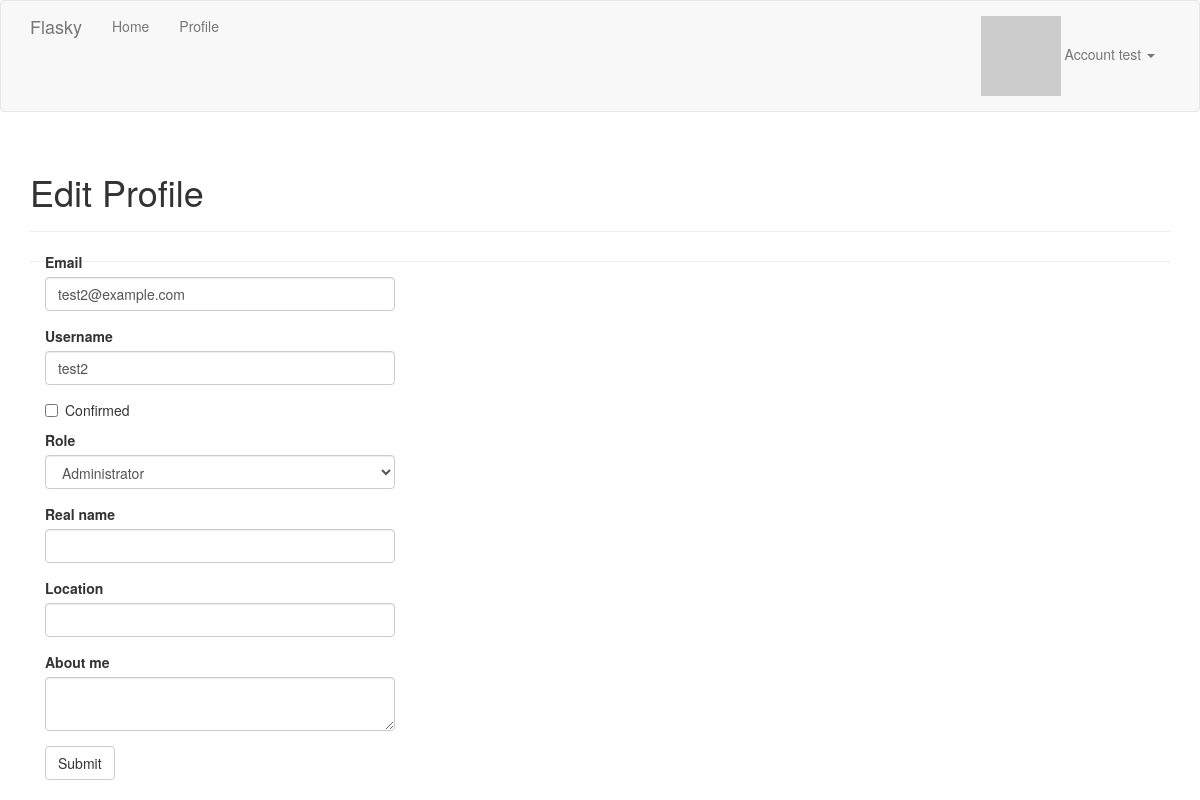
Before: /edit-profile/3 (signed in) with the older database file.
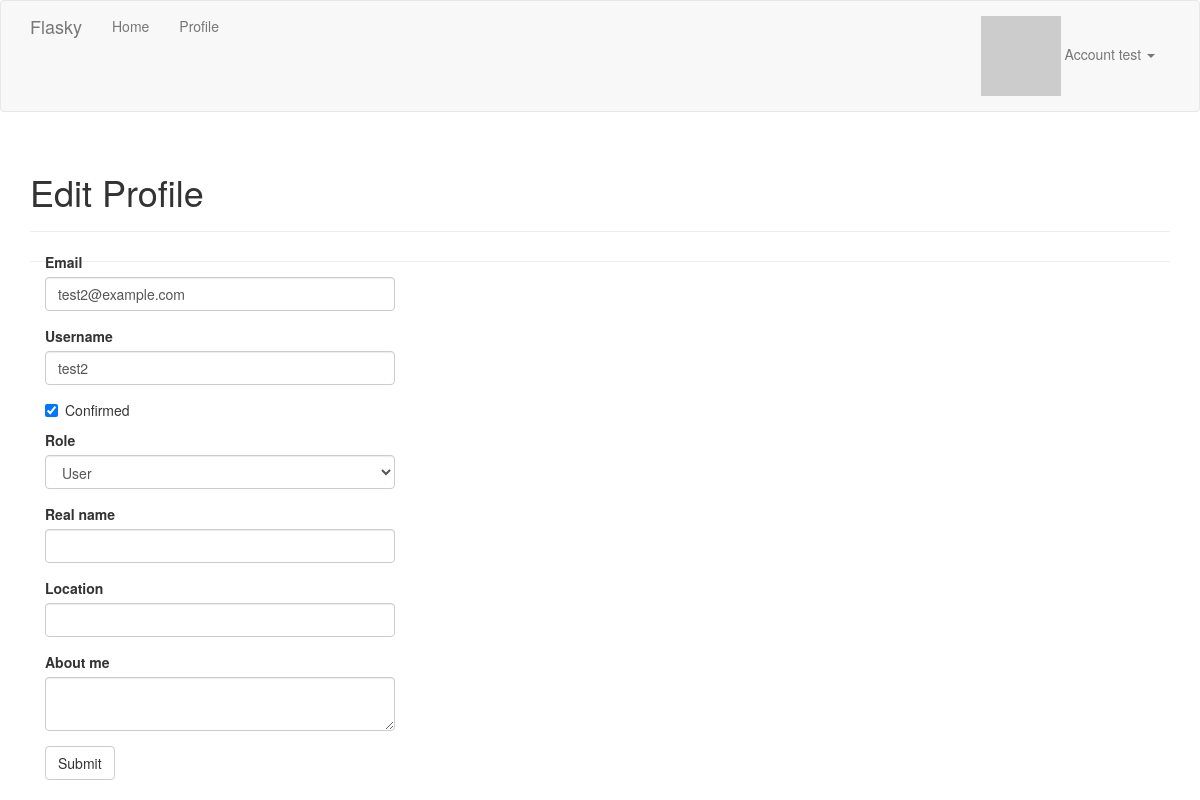
After: the same page with the newer database file.
### app/models.py (models this page shows, shortened)
class User(UserMixin, db.Model):
    id = db.Column(db.Integer, primary_key=True)
    username = db.Column(db.String(64), unique=True, index=True)
    email = db.Column(db.String(64), unique=True, index=True)
    role_id = db.Column(db.Integer, db.ForeignKey('role.id'))
    password_hash = db.Column(db.String(128))
    confirmed = db.Column(db.Boolean, default=False)
    name = db.Column(db.String(64))
    location = db.Column(db.String(64))
    about_me = db.Column(db.Text)
    member_since = db.Column(db.DateTime, default=datetime.utcnow)
    last_seen = db.Column(db.DateTime, default=datetime.utcnow)
    avatar_hash = db.Column(db.String(32))
    posts = db.relationship('Post', backref='author', lazy='dynamic')
    followed = db.relationship('Follow', foreign_keys=[Follow.follower_id],
                               backref=db.backref('follower', lazy='joined'),
                               lazy='dynamic', cascade='all, delete-orphan')
    follower = db.relationship('Follow', foreign_keys=[Follow.followed_id],
                               backref=db.backref('followed', lazy='joined'),
                               lazy='dynamic', cascade='all, delete-orphan')
    comments = db.relationship('Comment', backref='author', lazy='dynamic')
    @property
    def password(self):
        raise AttributeError('password is not a readable attribute')
    def can(self, permissions):
        return self.role and (self.role.permissions & permissions) == permissions
    def ping(self):
        self.last_seen = datetime.utcnow()
        db.session.add(self)
    def gravatar(self, size=100, default='identicon', rating='g'):
        url = 'https://secure.gravatar.com/avatar' if request.is_secure else 'http://www.gravatar.com/avatar'
        hash = self.avatar_hash or hashlib.md5(self.email.encode('utf-8')).hexdigest()
        return '{url}/{hash}?s={size}&d={default}&r={rating}'.format(
                url=url, hash=hash, size=size, default=default, rating=rating)

### app/main/views.py (the view, shortened to what this page needs)
@main.route('/edit-profile/<int:id>', methods=['GET', 'POST'])
@login_required
@admin_required
def edit_profile_admin(id):
    user = User.query.get_or_404(id)
    form = AdminEditProfileForm(user=user)
    form.email.data = user.email
    form.username.data = user.username
    form.confirmed.data = user.confirmed
    form.role.data = user.role_id
    form.name.data = user.name
    form.location.data = user.location
    form.about_me.data = user.about_me
    return render_template('edit_profile.html', form=form, user=user)

### app/main/forms.py (shortened to what this page needs)
class AdminEditProfileForm(Form):
    email = StringField('Email', validators=[Required(), Length(1, 64), Email()])
    username = StringField('Username', validators=[
        Required(), Length(1, 64),
        Regexp('^[A-Za-z][A-Za-z0-9_.]*$', 0,
               'Usernames must have only letters, numbers, dots or underscores.')])
    confirmed = BooleanField('Confirmed')
    role = SelectField('Role', coerce=int)
    name = StringField('Real name', validators=[Length(0, 64)])
    location = StringField('Location', validators=[Length(0, 64)])
    about_me = TextAreaField('About me')
    submit = SubmitField('Submit')
    def __init__(self, user, *args, **kwargs):
        super().__init__(*args, **kwargs)
        self.role.choices = [(role.id, role.name) for role in Role.query.order_by(Role.name).all()]
        self.user = user

### app/auth/views.py (called while the page is built)
@auth.before_app_request
def before_request():
    if current_user.is_authenticated:
        current_user.ping()
        if not current_user.confirmed and request.endpoint[:5] != 'auth.' \
                and request.endpoint != 'static':
            return redirect(url_for('auth.unconfirmed'))

### app/main/__init__.py (called while the page is built)
@main.app_context_processor
def inject_permissions():
    return dict(Permission=Permission)

### app/models.py (called while the page is built)
@login_manager.user_loader
def load_user(user_id):
    return User.query.get(int(user_id))

### app/templates/edit_profile.html
{% extends "base.html" %}
{% import "bootstrap/wtf.html" as wtf%}
{% block page_content %}
<div class="page-header">
  <h1>Edit Profile</h1>
</div>
<div class="col-md-4">
{{ wtf.quick_form(form) }}
</div>
{% endblock%}

### app/templates/base.html (shortened to what this page needs)
{% extends "bootstrap/base.html" %}
{% block head %}
{{ super() }}
<link rel="stylesheet" type="text/css" href="{{ url_for('static', filename='styles.css') }}">
{% endblock%}
{% block navbar %}
<div class="navbar navbar-default" role="navigation">
  <div class="container">
    <div class="navbar-header">
      <a class="navbar-brand" href="/">Flasky</a>
    </div>
    <div class="navbar-collapse collapse">
      <ul class="nav navbar-nav">
        <li><a href="/">Home</a></li>
        {% if current_user.is_authenticated %}
        <li><a href="{{ url_for('main.user', username=current_user.username) }}">Profile</a></li>
        {% endif %}
      </ul>
      <ul class="nav navbar-nav navbar-right">
        {% if current_user.is_authenticated %}
        <li class="dropdown">
          <a id="rightdropdown" data-target="#" href="javascript:void(0)" class="dropdown-toggle" data-toggle="dropdown">
            <img src="{{ current_user.gravatar(size=18) }}">
            Account {{ current_user.username }} <b class="caret"></b>
          </a>
        </li>
        {% else %}
        <li><a href="{{ url_for('auth.login') }}">Log In</a></li>
        {% endif %}
      </ul>
    </div>
  </div>
</div>
{% endblock %}
{% block content %}
<div class="container">
  <div class="page-header">
    {% block page_content %}{% endblock %}
  </div>
</div>
{% endblock %}

Changed rows visible on the page:
changed User "test2@example.com": confirmed "☐" → "☑"; role "Administrator" → "User"
